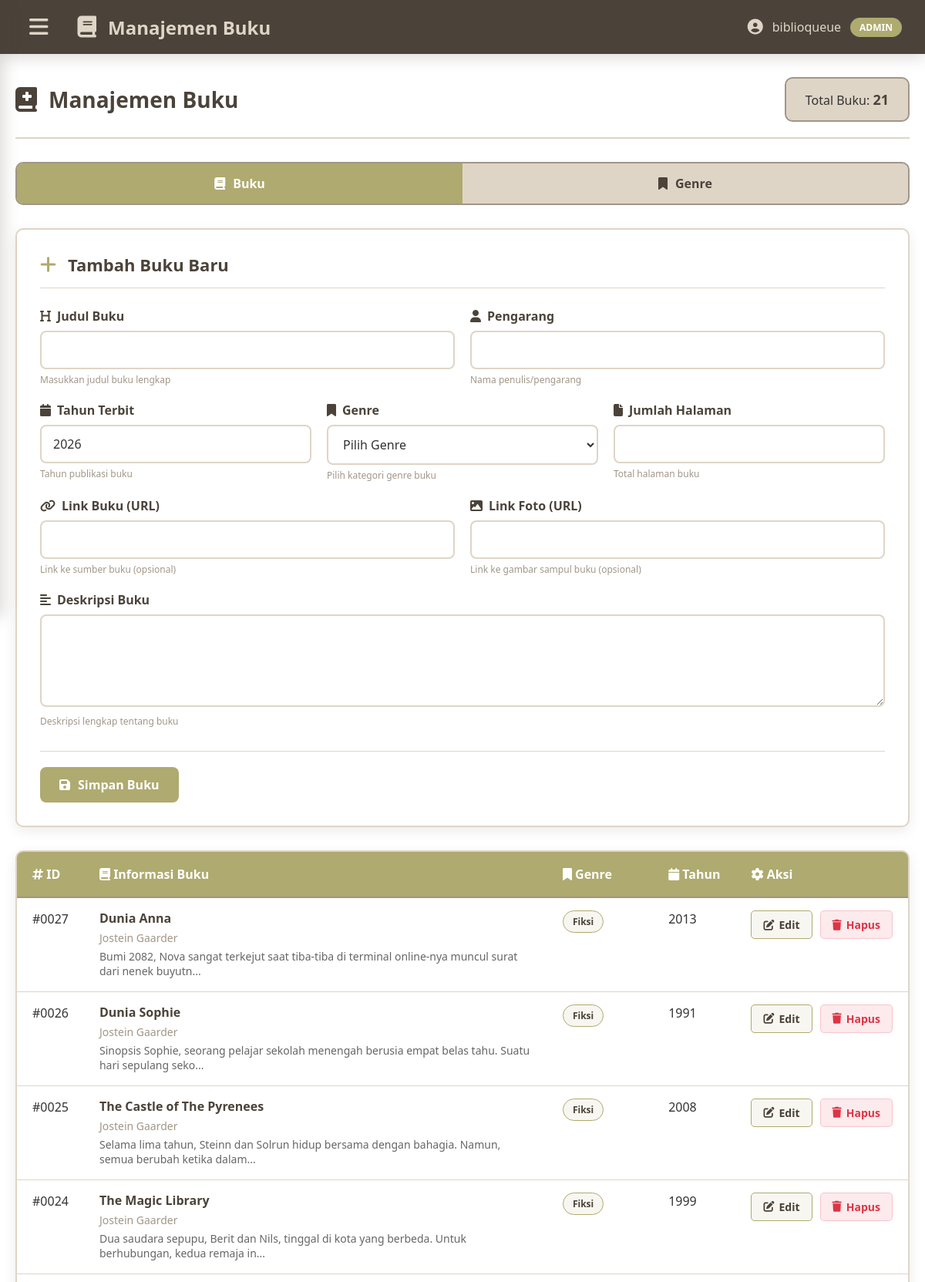
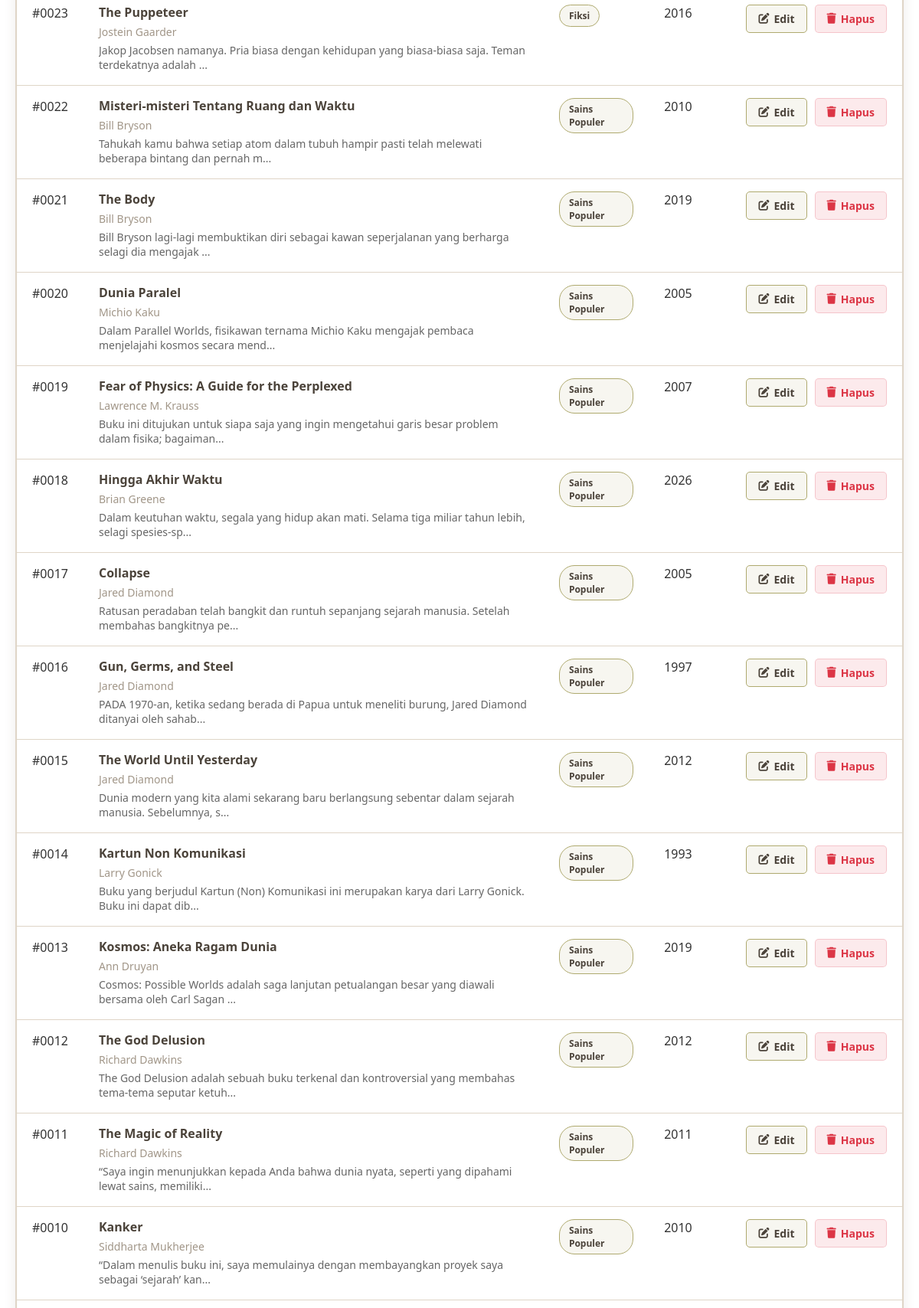
/book_mgmt.php (signed in, upper part), run on the app's committed database (2 pictures, top to bottom).
### tables this page shows
CREATE TABLE `books` (
  `id` int(11) NOT NULL,
  `judul` varchar(255) NOT NULL,
  `pengarang` varchar(255) NOT NULL,
  `tahun` int(11) NOT NULL,
  `genre_id` int(11) NOT NULL,
  `halaman` int(11) NOT NULL,
  `link_buku` varchar(500) DEFAULT NULL,
  `link_foto` varchar(500) DEFAULT NULL,
  `deskripsi` text DEFAULT NULL,
  `created_at` timestamp NOT NULL DEFAULT current_timestamp(),
  `updated_at` timestamp NOT NULL DEFAULT current_timestamp() ON UPDATE current_timestamp()
);

CREATE TABLE `genres` (
  `id` int(11) NOT NULL,
  `nama_genre` varchar(50) NOT NULL
);

### book_mgmt.php (the view, shortened to what this page needs)
<?php
require_once 'config.php';
$username = $_SESSION['username'];
$user_type = $_SESSION['user_type'];
$mode = isset($_GET['mode']) && in_array($_GET['mode'], ['books', 'genres']) ? $_GET['mode'] : 'books';
$edit_id = isset($_GET['edit']) ? intval($_GET['edit']) : 0;
$edit_data = null;
if ($mode === 'books') {
    $books_sql = "SELECT b.*, g.nama_genre FROM books b
                  JOIN genres g ON b.genre_id = g.id
                  ORDER BY b.created_at DESC";
    $books_result = $conn->query($books_sql);
    $total_books = $books_result->num_rows;
}
?>
<!DOCTYPE html>
<html lang="id">
<head>
    <link rel="stylesheet" href="https://cdnjs.cloudflare.com/ajax/libs/font-awesome/6.4.0/css/all.min.css">
</head>
<body>
    <nav class="navbar">
        <div class="logo">
            <button class="sidebar-toggle" id="sidebarToggle">
                <i class="fas fa-bars"></i>
            </button>
            <i class="fas fa-book"></i>
            <h1>Manajemen Buku</h1>
        </div>
        <div class="user-info-nav">
            <i class="fas fa-user-circle"></i>
            <span><?php echo htmlspecialchars($username); ?></span>
            <span class="user-type-nav"><?php echo ucfirst($user_type); ?></span>
        </div>
    </nav>
    <div class="container">
        <div class="header">
            <div class="header-title">
                <i class="fas fa-book-medical"></i>
                <h2><?php echo $mode === 'books' ? 'Manajemen Buku' : 'Manajemen Genre'; ?></h2>
            </div>
            <div class="header-stats">
                Total <?php echo $mode === 'books' ? 'Buku' : 'Genre'; ?>:
                <span><?php echo $mode === 'books' ? $total_books : $total_genres; ?></span>
            </div>
        </div>
        <div class="tabs">
            <button class="tab <?php echo $mode === 'books' ? 'active' : ''; ?>"
                    onclick="window.location.href='book_mgmt.php?mode=books'">
                <i class="fas fa-book"></i> Buku
            </button>
            <button class="tab <?php echo $mode === 'genres' ? 'active' : ''; ?>"
                    onclick="window.location.href='book_mgmt.php?mode=genres'">
                <i class="fas fa-bookmark"></i> Genre
            </button>
        </div>
        <?php if ($mode === 'books'): ?>
            <div class="form-container">
                <div class="form-header">
                    <i class="fas fa-<?php echo $edit_id ? 'edit' : 'plus'; ?>"></i>
                    <h3><?php echo $edit_id ? 'Edit Buku' : 'Tambah Buku Baru'; ?></h3>
                </div>
                <form method="POST" action="proses_buku.php" id="bookForm">
                    <div class="form-row">
                        <div class="form-group">
                            <label for="judul"><i class="fas fa-heading"></i> Judul Buku</label>
                            <input type="text" id="judul" name="judul" required
                                   value="<?php echo $edit_data ? htmlspecialchars($edit_data['judul']) : ''; ?>">
                            <small>Masukkan judul buku lengkap</small>
                        </div>
                        <div class="form-group">
                            <label for="pengarang"><i class="fas fa-user"></i> Pengarang</label>
                            <input type="text" id="pengarang" name="pengarang" required
                                   value="<?php echo $edit_data ? htmlspecialchars($edit_data['pengarang']) : ''; ?>">
                            <small>Nama penulis/pengarang</small>
                        </div>
                    </div>
                    <div class="form-row">
                        <div class="form-group">
                            <label for="tahun"><i class="fas fa-calendar"></i> Tahun Terbit</label>
                            <input type="number" id="tahun" name="tahun" required min="1000" max="2100"
                                   value="<?php echo $edit_data ? $edit_data['tahun'] : date('Y'); ?>">
                            <small>Tahun publikasi buku</small>
                        </div>
                        <div class="form-group">
                            <label for="genre_id"><i class="fas fa-bookmark"></i> Genre</label>
                            <select id="genre_id" name="genre_id" required>
                                <option value="">Pilih Genre</option>
                            </select>
                            <small>Pilih kategori genre buku</small>
                        </div>
                        <div class="form-group">
                            <label for="halaman"><i class="fas fa-file"></i> Jumlah Halaman</label>
                            <input type="number" id="halaman" name="halaman" required min="1"
                                   value="<?php echo $edit_data ? $edit_data['halaman'] : ''; ?>">
                            <small>Total halaman buku</small>
                        </div>
                    </div>
                    <div class="form-row">
                        <div class="form-group">
                            <label for="link_buku"><i class="fas fa-link"></i> Link Buku (URL)</label>
                            <input type="url" id="link_buku" name="link_buku"
                                   value="<?php echo $edit_data ? htmlspecialchars($edit_data['link_buku']) : ''; ?>">
                            <small>Link ke sumber buku (opsional)</small>
                        </div>
                        <div class="form-group">
                            <label for="link_foto"><i class="fas fa-image"></i> Link Foto (URL)</label>
                            <input type="url" id="link_foto" name="link_foto"
                                   value="<?php echo $edit_data ? htmlspecialchars($edit_data['link_foto']) : ''; ?>">
                            <small>Link ke gambar sampul buku (opsional)</small>
                        </div>
                    </div>
                    <div class="form-row">
                        <div class="form-group full-width">
                            <label for="deskripsi"><i class="fas fa-align-left"></i> Deskripsi Buku</label>
                            <textarea id="deskripsi" name="deskripsi" required><?php echo $edit_data ? htmlspecialchars($edit_data['deskripsi']) : ''; ?></textarea>
                            <small>Deskripsi lengkap tentang buku</small>
                        </div>
                    </div>
                    <div class="form-actions">
                        <button type="submit" class="form-button save">
                            <i class="fas fa-save"></i> <?php echo $edit_id ? 'Update Buku' : 'Simpan Buku'; ?>
                        </button>
                    </div>
                </form>
            </div>
            <div class="table-container">
                <div class="table-responsive">
                    <table class="data-table">
                        <thead>
                            <tr>
                                <th><i class="fas fa-hashtag"></i> ID</th>
                                <th><i class="fas fa-book"></i> Informasi Buku</th>
                                <th><i class="fas fa-bookmark"></i> Genre</th>
                                <th><i class="fas fa-calendar"></i> Tahun</th>
                                <th><i class="fas fa-cog"></i> Aksi</th>
                            </tr>
                        </thead>
                        <tbody>
                            <?php if ($total_books > 0): ?>
                                <?php
                                $books_result->data_seek(0);
                                while ($book = $books_result->fetch_assoc()):
                                ?>
                                    <tr>
                                        <td>#<?php echo str_pad($book['id'], 4, '0', STR_PAD_LEFT); ?></td>
                                        <td>
                                            <div class="book-title"><?php echo htmlspecialchars($book['judul']); ?></div>
                                            <div class="book-author"><?php echo htmlspecialchars($book['pengarang']); ?></div>
                                            <div class="book-description"><?php echo htmlspecialchars(substr($book['deskripsi'], 0, 100)); ?>...</div>
                                        </td>
                                        <td>
                                            <span class="genre-badge"><?php echo htmlspecialchars($book['nama_genre']); ?></span>
                                        </td>
                                        <td><?php echo $book['tahun']; ?></td>
                                        <td>
                                            <div class="action-buttons">
                                                <a href="book_mgmt.php?mode=books&edit=<?php echo $book['id']; ?>"
                                                   class="action-button edit">
                                                    <i class="fas fa-edit"></i> Edit
                                                </a>
                                                <button class="action-button delete"
                                                        onclick="deleteBook(<?php echo $book['id']; ?>, '<?php echo htmlspecialchars(addslashes($book['judul'])); ?>')">
                                                    <i class="fas fa-trash"></i> Hapus
                                                </button>
                                            </div>
                                        </td>
                                    </tr>
                                <?php endwhile; ?>
                            <?php endif; ?>
                        </tbody>
                    </table>
                </div>
            </div>
        <?php endif; ?>
    </div>
</body>
</html>

### data on the page
books: id "0027", judul "Dunia Anna", pengarang "Jostein Gaarder", deskripsi "Bumi 2082, Nova sangat terkejut saat tiba-tiba di terminal online-nya muncul surat dari nenek buyutn", genre.nama_genre "Fiksi", tahun "2013"
books: id "0026", judul "Dunia Sophie", pengarang "Jostein Gaarder", deskripsi "Sinopsis Sophie, seorang pelajar sekolah menengah berusia empat belas tahu. Suatu hari sepulang seko", genre.nama_genre "Fiksi", tahun "1991"
books: id "0025", judul "The Castle of The Pyrenees", pengarang "Jostein Gaarder", deskripsi "Selama lima tahun, Steinn dan Solrun hidup bersama dengan bahagia. Namun, semua berubah ketika dalam", genre.nama_genre "Fiksi", tahun "2008"
books: id "0024", judul "The Magic Library", pengarang "Jostein Gaarder", deskripsi "Dua saudara sepupu, Berit dan Nils, tinggal di kota yang berbeda. Untuk berhubungan, kedua remaja in", genre.nama_genre "Fiksi", tahun "1999"
books: id "0023", judul "The Puppeteer", pengarang "Jostein Gaarder", deskripsi "Jakop Jacobsen namanya. Pria biasa dengan kehidupan yang biasa-biasa saja. Teman terdekatnya adalah", genre.nama_genre "Fiksi", tahun "2016"
books: id "0022", judul "Misteri-misteri Tentang Ruang dan Waktu", pengarang "Bill Bryson", deskripsi "Tahukah kamu bahwa setiap atom dalam tubuh hampir pasti telah melewati beberapa bintang dan pernah m", genre.nama_genre "Sains Populer", tahun "2010"
books: id "0021", judul "The Body", pengarang "Bill Bryson", deskripsi "Bill Bryson lagi-lagi membuktikan diri sebagai kawan seperjalanan yang berharga selagi dia mengajak", genre.nama_genre "Sains Populer", tahun "2019"
books: id "0020", judul "Dunia Paralel", pengarang "Michio Kaku", deskripsi "Dalam Parallel Worlds, fisikawan ternama Michio Kaku mengajak pembaca menjelajahi kosmos secara mend", genre.nama_genre "Sains Populer", tahun "2005"
books: id "0019", judul "Fear of Physics: A Guide for the Perplexed", pengarang "Lawrence M. Krauss", deskripsi "Buku ini ditujukan untuk siapa saja yang ingin mengetahui garis besar problem dalam fisika; bagaiman", genre.nama_genre "Sains Populer", tahun "2007"
books: id "0018", judul "Hingga Akhir Waktu", pengarang "Brian Greene", deskripsi "Dalam keutuhan waktu, segala yang hidup akan mati. Selama tiga miliar tahun lebih, selagi spesies-sp", genre.nama_genre "Sains Populer", tahun "2026"
books: id "0017", judul "Collapse", pengarang "Jared Diamond", deskripsi "Ratusan peradaban telah bangkit dan runtuh sepanjang sejarah manusia. Setelah membahas bangkitnya pe", genre.nama_genre "Sains Populer", tahun "2005"
books: id "0016", judul "Gun, Germs, and Steel", pengarang "Jared Diamond", deskripsi "PADA 1970-an, ketika sedang berada di Papua untuk meneliti burung, Jared Diamond ditanyai oleh sahab", genre.nama_genre "Sains Populer", tahun "1997"
books: id "0015", judul "The World Until Yesterday", pengarang "Jared Diamond", deskripsi "Dunia modern yang kita alami sekarang baru berlangsung sebentar dalam sejarah manusia. Sebelumnya, s", genre.nama_genre "Sains Populer", tahun "2012"
books: id "0014", judul "Kartun Non Komunikasi", pengarang "Larry Gonick", deskripsi "Buku yang berjudul Kartun (Non) Komunikasi ini merupakan karya dari Larry Gonick. Buku ini dapat dib", genre.nama_genre "Sains Populer", tahun "1993"
books: id "0013", judul "Kosmos: Aneka Ragam Dunia", pengarang "Ann Druyan", deskripsi "Cosmos: Possible Worlds adalah saga lanjutan petualangan besar yang diawali bersama oleh Carl Sagan", genre.nama_genre "Sains Populer", tahun "2019"
books: id "0012", judul "The God Delusion", pengarang "Richard Dawkins", deskripsi "The God Delusion adalah sebuah buku terkenal dan kontroversial yang membahas tema-tema seputar ketuh", genre.nama_genre "Sains Populer", tahun "2012"
books: id "0011", judul "The Magic of Reality", pengarang "Richard Dawkins", deskripsi "“Saya ingin menunjukkan kepada Anda bahwa dunia nyata, seperti yang dipahami lewat sains, memiliki", genre.nama_genre "Sains Populer", tahun "2011"
books: id "0010", judul "Kanker", pengarang "Siddharta Mukherjee", deskripsi "“Dalam menulis buku ini, saya memulainya dengan membayangkan proyek saya sebagai ‘sejarah’ kan", genre.nama_genre "Sains Populer", tahun "2010"

### other printed values
$username "biblioqueue"
$user_type "ADMIN"
$total_books "21"
